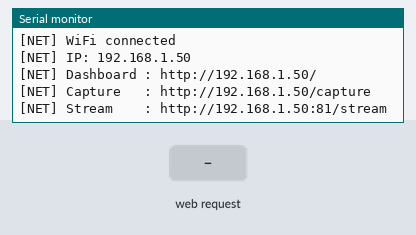
A sketch run on a simulated ESP32. On the bench: the last lines printed to the serial monitor. The inputs (shaded band) are chosen by the test bench. WiFi joins after 1.5 s; servers stay silent unless stated; the camera gives no picture.

Above: at 4.0 s.
4.1 s: HTTP request GET /capture received
At 4.9 s:
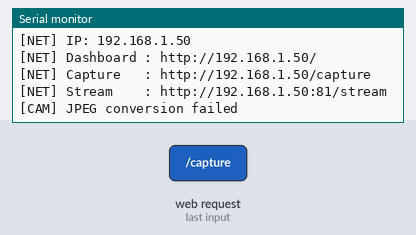
5.6 s: HTTP request GET /capture received
At 6.3 s:
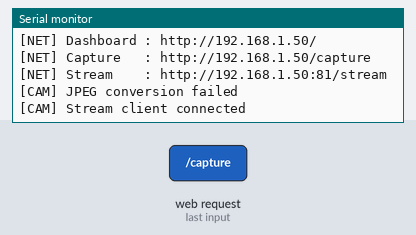

Measured:
- after the input at 4.1 s, the serial monitor: prints a new line after 0.06 s (image 1)
- after the input at 5.6 s, the serial monitor: prints a new line at once (image 2)

The sketch:

esp32_cam.ino
```cpp
/*
  ============================================================
   esp32_cam.ino  --  ESP32-CAM Firmware
   AI-Driven IoT Crop Monitoring System
  ============================================================
   Board  : AI Thinker ESP32-CAM
   Camera : OV2640 (GRAYSCALE -> JPEG for transport)

   Endpoints  (port 80):
     GET /          -> HTML page with live stream viewer
     GET /capture   -> Returns one still JPEG (image/jpeg)

   Streaming (port 81):
     GET /stream    -> MJPEG multipart stream

   Pin mapping: AI Thinker standard
  ============================================================
*/

#include "esp_camera.h"
#include <WiFi.h>
#include <WebServer.h>

// WiFi Credentials
const char* ssid     = "Moto";
const char* password = "123456789";

// Servers
WebServer   server(80);       // /  and  /capture
WiFiServer  streamServer(81); // MJPEG stream

// AI Thinker ESP32-CAM Pin Map
#define PWDN_GPIO_NUM     32
#define RESET_GPIO_NUM    -1
#define XCLK_GPIO_NUM      0
#define SIOD_GPIO_NUM     26
#define SIOC_GPIO_NUM     27

#define Y9_GPIO_NUM       35
#define Y8_GPIO_NUM       34
#define Y7_GPIO_NUM       39
#define Y6_GPIO_NUM       36
#define Y5_GPIO_NUM       21
#define Y4_GPIO_NUM       19
#define Y3_GPIO_NUM       18
#define Y2_GPIO_NUM        5
#define VSYNC_GPIO_NUM    25
#define HREF_GPIO_NUM     23
#define PCLK_GPIO_NUM     22

// Camera Initialisation
void startCamera() {
  camera_config_t config;
  config.ledc_channel = LEDC_CHANNEL_0;
  config.ledc_timer   = LEDC_TIMER_0;
  config.pin_d0 = Y2_GPIO_NUM;
  config.pin_d1 = Y3_GPIO_NUM;
  config.pin_d2 = Y4_GPIO_NUM;
  config.pin_d3 = Y5_GPIO_NUM;
  config.pin_d4 = Y6_GPIO_NUM;
  config.pin_d5 = Y7_GPIO_NUM;
  config.pin_d6 = Y8_GPIO_NUM;
  config.pin_d7 = Y9_GPIO_NUM;
  config.pin_xclk  = XCLK_GPIO_NUM;
  config.pin_pclk  = PCLK_GPIO_NUM;
  config.pin_vsync = VSYNC_GPIO_NUM;
  config.pin_href  = HREF_GPIO_NUM;
  config.pin_sscb_sda = SIOD_GPIO_NUM;
  config.pin_sscb_scl = SIOC_GPIO_NUM;
  config.pin_pwdn  = PWDN_GPIO_NUM;
  config.pin_reset = RESET_GPIO_NUM;
  config.xclk_freq_hz = 20000000;
  config.pixel_format = PIXFORMAT_GRAYSCALE;
  config.frame_size   = FRAMESIZE_QVGA;   // 320 x 240
  config.jpeg_quality = 12;
  config.fb_count     = 1;
  config.grab_mode    = CAMERA_GRAB_LATEST;

  esp_err_t err = esp_camera_init(&config);
  if (err != ESP_OK) {
    Serial.printf("Camera init failed: 0x%x\n", err);
    while (true) delay(1000);
  }
  Serial.println("[CAM] Camera ready");
}

// Route: GET /
void handleRoot() {
  String ip   = WiFi.localIP().toString();
  String html =
    "<html><head>"
    "<meta name='viewport' content='width=device-width,initial-scale=1'>"
    "<title>ESP32-CAM</title>"
    "<style>body{font-family:sans-serif;text-align:center;background:#111;color:#eee}"
    "img{max-width:100%;border:2px solid #3fb950;border-radius:8px;margin-top:1rem}"
    "a{color:#3fb950}</style>"
    "</head><body>"
    "<h2>ESP32-CAM Live Stream</h2>"
    "<img src='http://" + ip + ":81/stream'><br><br>"
    "<a href='/capture'>Take still (JPEG)</a>"
    "</body></html>";
  server.send(200, "text/html", html);
}

// Route: GET /capture
// Capture one frame, convert GRAYSCALE -> JPEG, return as image/jpeg.
void handleCapture() {
  camera_fb_t* fb = esp_camera_fb_get();
  if (!fb) {
    server.send(503, "text/plain", "Camera capture failed");
    Serial.println("[CAM] Capture failed");
    return;
  }

  uint8_t* jpg_buf = nullptr;
  size_t   jpg_len = 0;
  bool ok = frame2jpg(fb, 80, &jpg_buf, &jpg_len);
  esp_camera_fb_return(fb);

  if (!ok || jpg_buf == nullptr) {
    server.send(503, "text/plain", "JPEG conversion failed");
    Serial.println("[CAM] JPEG conversion failed");
    return;
  }

  server.sendHeader("Cache-Control", "no-store");
  server.sendHeader("Content-Disposition", "inline; filename=\"capture.jpg\"");
  server.send_P(200, "image/jpeg",
                reinterpret_cast<const char*>(jpg_buf),
                static_cast<int>(jpg_len));

  free(jpg_buf);
  Serial.printf("[CAM] Capture sent (%u bytes)\n", jpg_len);
}

// MJPEG Stream (port 81)
void streamVideo() {
  WiFiClient client = streamServer.available();
  if (!client) return;

  Serial.println("[CAM] Stream client connected");
  client.println("HTTP/1.1 200 OK");
  client.println("Content-Type: multipart/x-mixed-replace; boundary=frame");
  client.println();

  while (client.connected()) {
    camera_fb_t* fb = esp_camera_fb_get();
    if (!fb) { Serial.println("[CAM] Stream: capture failed"); continue; }

    uint8_t* jpg_buf = nullptr;
    size_t   jpg_len = 0;
    if (frame2jpg(fb, 40, &jpg_buf, &jpg_len)) {
      client.printf("--frame\r\n");
      client.printf("Content-Type: image/jpeg\r\n");
      client.printf("Content-Length: %u\r\n\r\n", jpg_len);
      client.write(jpg_buf, jpg_len);
      client.printf("\r\n");
      free(jpg_buf);
    }
    esp_camera_fb_return(fb);
    delay(30);
  }
  Serial.println("[CAM] Stream client disconnected");
}

void streamTask(void* pvParameters) {
  while (true) { streamVideo(); vTaskDelay(1); }
}

void setup() {
  Serial.begin(115200);
  delay(1000);
  startCamera();

  WiFi.begin(ssid, password);
  Serial.print("[NET] Connecting to WiFi");
  while (WiFi.status() != WL_CONNECTED) { delay(500); Serial.print("."); }
  Serial.println();
  Serial.println("[NET] WiFi connected");
  Serial.print("[NET] IP: "); Serial.println(WiFi.localIP());
  Serial.println("[NET] Dashboard : http://" + WiFi.localIP().toString() + "/");
  Serial.println("[NET] Capture   : http://" + WiFi.localIP().toString() + "/capture");
  Serial.println("[NET] Stream    : http://" + WiFi.localIP().toString() + ":81/stream");

  server.on("/",        handleRoot);
  server.on("/capture", handleCapture);   // new still-image endpoint
  server.begin();

  streamServer.begin();

  xTaskCreatePinnedToCore(streamTask, "streamTask", 8192, NULL, 1, NULL, 0);
}

void loop() {
  server.handleClient();
}
```
